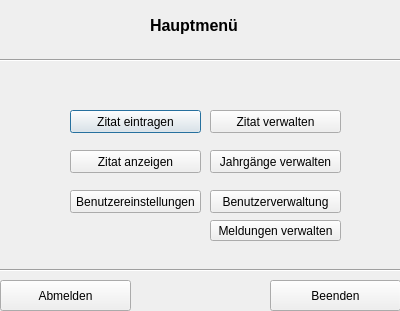
<?xml version="1.0" encoding="UTF-8"?>
<ui version="4.0">
 <class>frmHauptmenueAdmin</class>
 <widget class="QDialog" name="frmHauptmenueAdmin">
  <property name="geometry">
   <rect>
    <x>0</x>
    <y>0</y>
    <width>400</width>
    <height>311</height>
   </rect>
  </property>
  <property name="windowTitle">
   <string>Dialog</string>
  </property>
  <widget class="QPushButton" name="pbZitatEintragen">
   <property name="geometry">
    <rect>
     <x>70</x>
     <y>110</y>
     <width>131</width>
     <height>23</height>
    </rect>
   </property>
   <property name="text">
    <string>Zitat eintragen</string>
   </property>
  </widget>
  <widget class="QPushButton" name="pbZitatAnzeigen">
   <property name="geometry">
    <rect>
     <x>70</x>
     <y>150</y>
     <width>131</width>
     <height>23</height>
    </rect>
   </property>
   <property name="text">
    <string>Zitat anzeigen</string>
   </property>
  </widget>
  <widget class="QPushButton" name="pbBenutzerEinstellungen">
   <property name="geometry">
    <rect>
     <x>70</x>
     <y>190</y>
     <width>131</width>
     <height>23</height>
    </rect>
   </property>
   <property name="text">
    <string>Benutzereinstellungen</string>
   </property>
  </widget>
  <widget class="QPushButton" name="pbAbmelden">
   <property name="geometry">
    <rect>
     <x>0</x>
     <y>280</y>
     <width>131</width>
     <height>31</height>
    </rect>
   </property>
   <property name="text">
    <string>Abmelden</string>
   </property>
  </widget>
  <widget class="Line" name="line">
   <property name="geometry">
    <rect>
     <x>0</x>
     <y>262</y>
     <width>411</width>
     <height>16</height>
    </rect>
   </property>
   <property name="orientation">
    <enum>Qt::Horizontal</enum>
   </property>
  </widget>
  <widget class="Line" name="line_2">
   <property name="geometry">
    <rect>
     <x>0</x>
     <y>50</y>
     <width>401</width>
     <height>21</height>
    </rect>
   </property>
   <property name="orientation">
    <enum>Qt::Horizontal</enum>
   </property>
  </widget>
  <widget class="QLabel" name="label">
   <property name="geometry">
    <rect>
     <x>150</x>
     <y>10</y>
     <width>141</width>
     <height>31</height>
    </rect>
   </property>
   <property name="text">
    <string>&lt;html&gt;&lt;head/&gt;&lt;body&gt;&lt;p&gt;&lt;span style=&quot; font-size:12pt; font-weight:600;&quot;&gt;Hauptmenü&lt;/span&gt;&lt;/p&gt;&lt;/body&gt;&lt;/html&gt;</string>
   </property>
  </widget>
  <widget class="QPushButton" name="pbBeenden">
   <property name="geometry">
    <rect>
     <x>270</x>
     <y>280</y>
     <width>131</width>
     <height>31</height>
    </rect>
   </property>
   <property name="text">
    <string>Beenden</string>
   </property>
  </widget>
  <widget class="QPushButton" name="pbZitatVerwalten">
   <property name="geometry">
    <rect>
     <x>210</x>
     <y>110</y>
     <width>131</width>
     <height>23</height>
    </rect>
   </property>
   <property name="text">
    <string>Zitat verwalten</string>
   </property>
  </widget>
  <widget class="QPushButton" name="pbJahrgaengeVerwalten">
   <property name="geometry">
    <rect>
     <x>210</x>
     <y>150</y>
     <width>131</width>
     <height>23</height>
    </rect>
   </property>
   <property name="text">
    <string>Jahrgänge verwalten</string>
   </property>
  </widget>
  <widget class="QPushButton" name="pbBenutzerVerwaltung">
   <property name="geometry">
    <rect>
     <x>210</x>
     <y>190</y>
     <width>131</width>
     <height>23</height>
    </rect>
   </property>
   <property name="text">
    <string>Benutzerverwaltung</string>
   </property>
  </widget>
  <widget class="QPushButton" name="btnMeldungenVerwalten">
   <property name="geometry">
    <rect>
     <x>210</x>
     <y>220</y>
     <width>131</width>
     <height>21</height>
    </rect>
   </property>
   <property name="text">
    <string>Meldungen verwalten</string>
   </property>
  </widget>
 </widget>
 <resources/>
 <connections/>
</ui>
